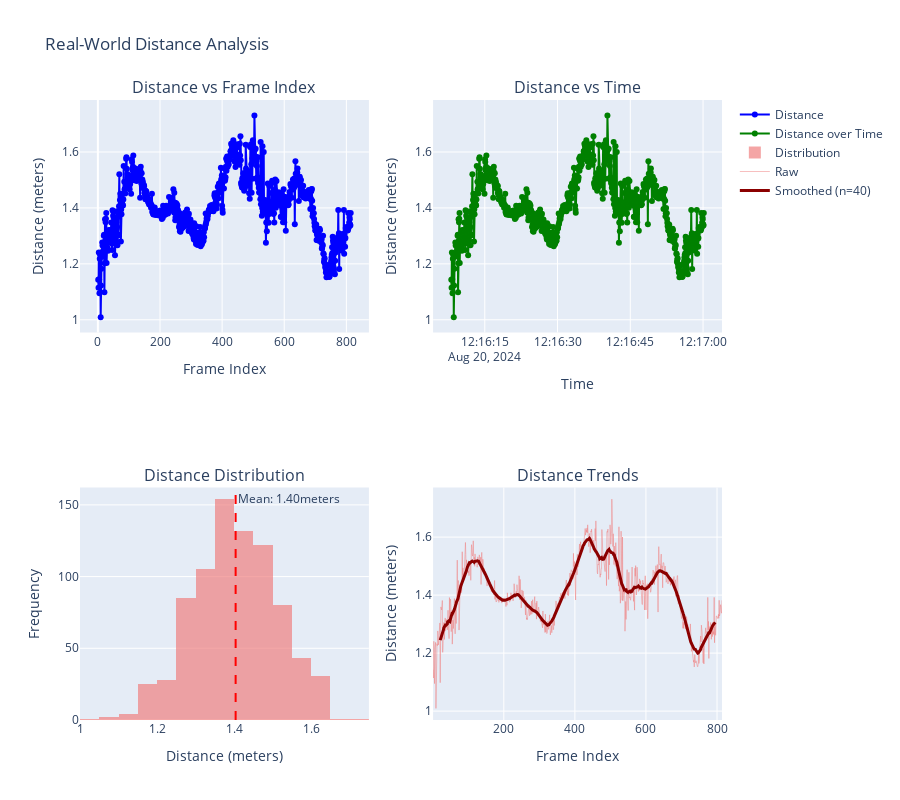
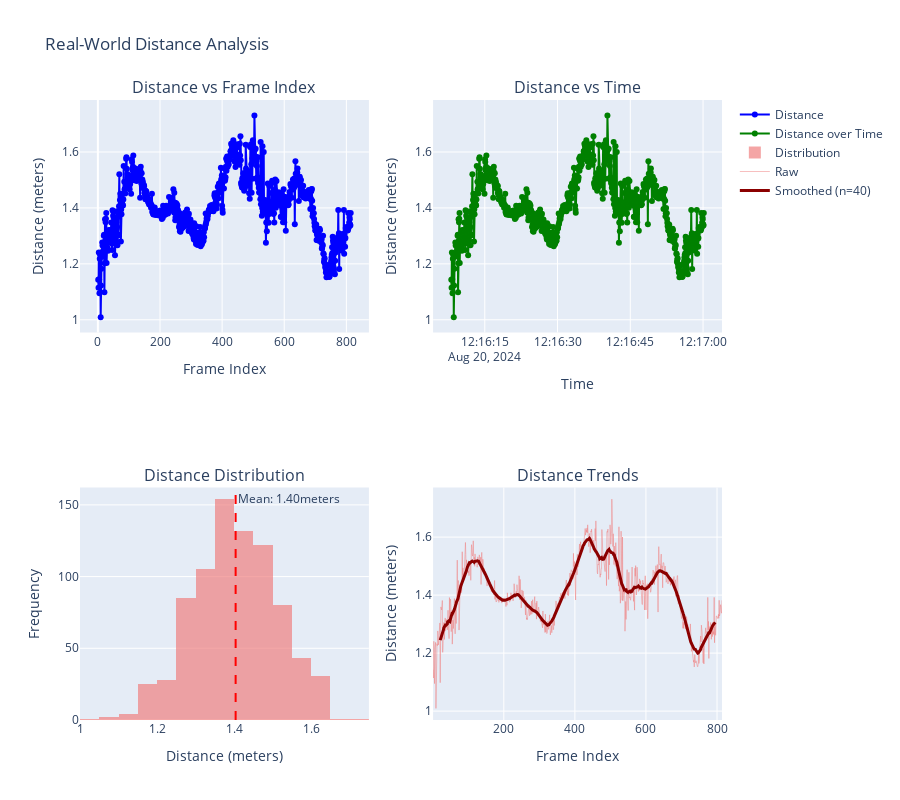

The code cell stored with these charts, in order, in its notebook:
### Code cell
# Real-world distance analysis and plotting using utility function
iau.plot_real_world_distance_analysis(distance_results, image_shape=image_shape, sonar_coverage_meters=sonar_coverage_meters)

### Figure 1 — Plotly figure (JSON) as saved in the notebook; plotly's stock layout.template omitted (floating-point values rounded to 4 significant figures; data arrays with more than 128 entries replaced by an {"elided": "..."} marker saying what was removed)
{"data": [{"line": {"color": "blue"}, "mode": "lines+markers", "name": "Distance", "type": "scatter", "x": {"elided": "814 int values"}, "xaxis": "x", "y": {"elided": "814 float values"}, "yaxis": "y"}, {"line": {"color": "green"}, "mode": "lines+markers", "name": "Distance over Time", "type": "scatter", "x": {"elided": "814 str values"}, "xaxis": "x2", "y": {"elided": "814 float values"}, "yaxis": "y2"}, {"marker": {"color": "lightcoral"}, "name": "Distribution", "nbinsx": 30, "opacity": 0.7, "type": "histogram", "x": {"elided": "814 float values"}, "xaxis": "x3", "yaxis": "y3"}, {"line": {"color": "lightcoral", "width": 1}, "mode": "lines", "name": "Raw", "opacity": 0.5, "type": "scatter", "x": {"elided": "814 int values"}, "xaxis": "x4", "y": {"elided": "814 float values"}, "yaxis": "y4"}, {"line": {"color": "darkred", "width": 3}, "mode": "lines", "name": "Smoothed (n=40)", "type": "scatter", "x": {"elided": "814 int values"}, "xaxis": "x4", "y": {"elided": "814 float values"}, "yaxis": "y4"}], "layout": {"annotations": [{"font": {"size": 16}, "showarrow": false, "text": "Distance vs Frame Index", "x": 0.225, "xanchor": "center", "xref": "paper", "y": 1, "yanchor": "bottom", "yref": "paper"}, {"font": {"size": 16}, "showarrow": false, "text": "Distance vs Time", "x": 0.775, "xanchor": "center", "xref": "paper", "y": 1, "yanchor": "bottom", "yref": "paper"}, {"font": {"size": 16}, "showarrow": false, "text": "Distance Distribution", "x": 0.225, "xanchor": "center", "xref": "paper", "y": 0.375, "yanchor": "bottom", "yref": "paper"}, {"font": {"size": 16}, "showarrow": false, "text": "Distance Trends", "x": 0.775, "xanchor": "center", "xref": "paper", "y": 0.375, "yanchor": "bottom", "yref": "paper"}, {"showarrow": false, "text": "Mean: 1.40meters", "x": 1.404, "xanchor": "left", "xref": "x3", "y": 1, "yanchor": "top", "yref": "y3 domain"}], "height": 800, "shapes": [{"line": {"color": "red", "dash": "dash"}, "type": "line", "x0": 1.404, "x1": 1.404, "xref": "x3", "y0": 0, "y1": 1, "yref": "y3 domain"}], "showlegend": true, "title": {"text": "Real-World Distance Analysis"}, "xaxis": {"anchor": "y", "domain": [0, 0.45], "title": {"text": "Frame Index"}}, "xaxis2": {"anchor": "y2", "domain": [0.55, 1], "title": {"text": "Time"}}, "xaxis3": {"anchor": "y3", "domain": [0, 0.45], "title": {"text": "Distance (meters)"}}, "xaxis4": {"anchor": "y4", "domain": [0.55, 1], "title": {"text": "Frame Index"}}, "yaxis": {"anchor": "x", "domain": [0.625, 1], "title": {"text": "Distance (meters)"}}, "yaxis2": {"anchor": "x2", "domain": [0.625, 1], "title": {"text": "Distance (meters)"}}, "yaxis3": {"anchor": "x3", "domain": [0, 0.375], "title": {"text": "Frequency"}}, "yaxis4": {"anchor": "x4", "domain": [0, 0.375], "title": {"text": "Distance (meters)"}}}}

### Figure 2 — Plotly figure (JSON) as saved in the notebook; plotly's stock layout.template omitted (floating-point values rounded to 4 significant figures; data arrays with more than 128 entries replaced by an {"elided": "..."} marker saying what was removed)
{"data": [{"line": {"color": "blue"}, "mode": "lines+markers", "name": "Distance", "type": "scatter", "x": {"elided": "814 int values"}, "xaxis": "x", "y": {"elided": "814 float values"}, "yaxis": "y"}, {"line": {"color": "green"}, "mode": "lines+markers", "name": "Distance over Time", "type": "scatter", "x": {"elided": "814 str values"}, "xaxis": "x2", "y": {"elided": "814 float values"}, "yaxis": "y2"}, {"marker": {"color": "lightcoral"}, "name": "Distribution", "nbinsx": 30, "opacity": 0.7, "type": "histogram", "x": {"elided": "814 float values"}, "xaxis": "x3", "yaxis": "y3"}, {"line": {"color": "lightcoral", "width": 1}, "mode": "lines", "name": "Raw", "opacity": 0.5, "type": "scatter", "x": {"elided": "814 int values"}, "xaxis": "x4", "y": {"elided": "814 float values"}, "yaxis": "y4"}, {"line": {"color": "darkred", "width": 3}, "mode": "lines", "name": "Smoothed (n=40)", "type": "scatter", "x": {"elided": "814 int values"}, "xaxis": "x4", "y": {"elided": "814 float values"}, "yaxis": "y4"}], "layout": {"annotations": [{"font": {"size": 16}, "showarrow": false, "text": "Distance vs Frame Index", "x": 0.225, "xanchor": "center", "xref": "paper", "y": 1, "yanchor": "bottom", "yref": "paper"}, {"font": {"size": 16}, "showarrow": false, "text": "Distance vs Time", "x": 0.775, "xanchor": "center", "xref": "paper", "y": 1, "yanchor": "bottom", "yref": "paper"}, {"font": {"size": 16}, "showarrow": false, "text": "Distance Distribution", "x": 0.225, "xanchor": "center", "xref": "paper", "y": 0.375, "yanchor": "bottom", "yref": "paper"}, {"font": {"size": 16}, "showarrow": false, "text": "Distance Trends", "x": 0.775, "xanchor": "center", "xref": "paper", "y": 0.375, "yanchor": "bottom", "yref": "paper"}, {"showarrow": false, "text": "Mean: 1.40meters", "x": 1.404, "xanchor": "left", "xref": "x3", "y": 1, "yanchor": "top", "yref": "y3 domain"}], "height": 800, "shapes": [{"line": {"color": "red", "dash": "dash"}, "type": "line", "x0": 1.404, "x1": 1.404, "xref": "x3", "y0": 0, "y1": 1, "yref": "y3 domain"}], "showlegend": true, "title": {"text": "Real-World Distance Analysis"}, "xaxis": {"anchor": "y", "domain": [0, 0.45], "title": {"text": "Frame Index"}}, "xaxis2": {"anchor": "y2", "domain": [0.55, 1], "title": {"text": "Time"}}, "xaxis3": {"anchor": "y3", "domain": [0, 0.45], "title": {"text": "Distance (meters)"}}, "xaxis4": {"anchor": "y4", "domain": [0.55, 1], "title": {"text": "Frame Index"}}, "yaxis": {"anchor": "x", "domain": [0.625, 1], "title": {"text": "Distance (meters)"}}, "yaxis2": {"anchor": "x2", "domain": [0.625, 1], "title": {"text": "Distance (meters)"}}, "yaxis3": {"anchor": "x3", "domain": [0, 0.375], "title": {"text": "Frequency"}}, "yaxis4": {"anchor": "x4", "domain": [0, 0.375], "title": {"text": "Distance (meters)"}}}}
